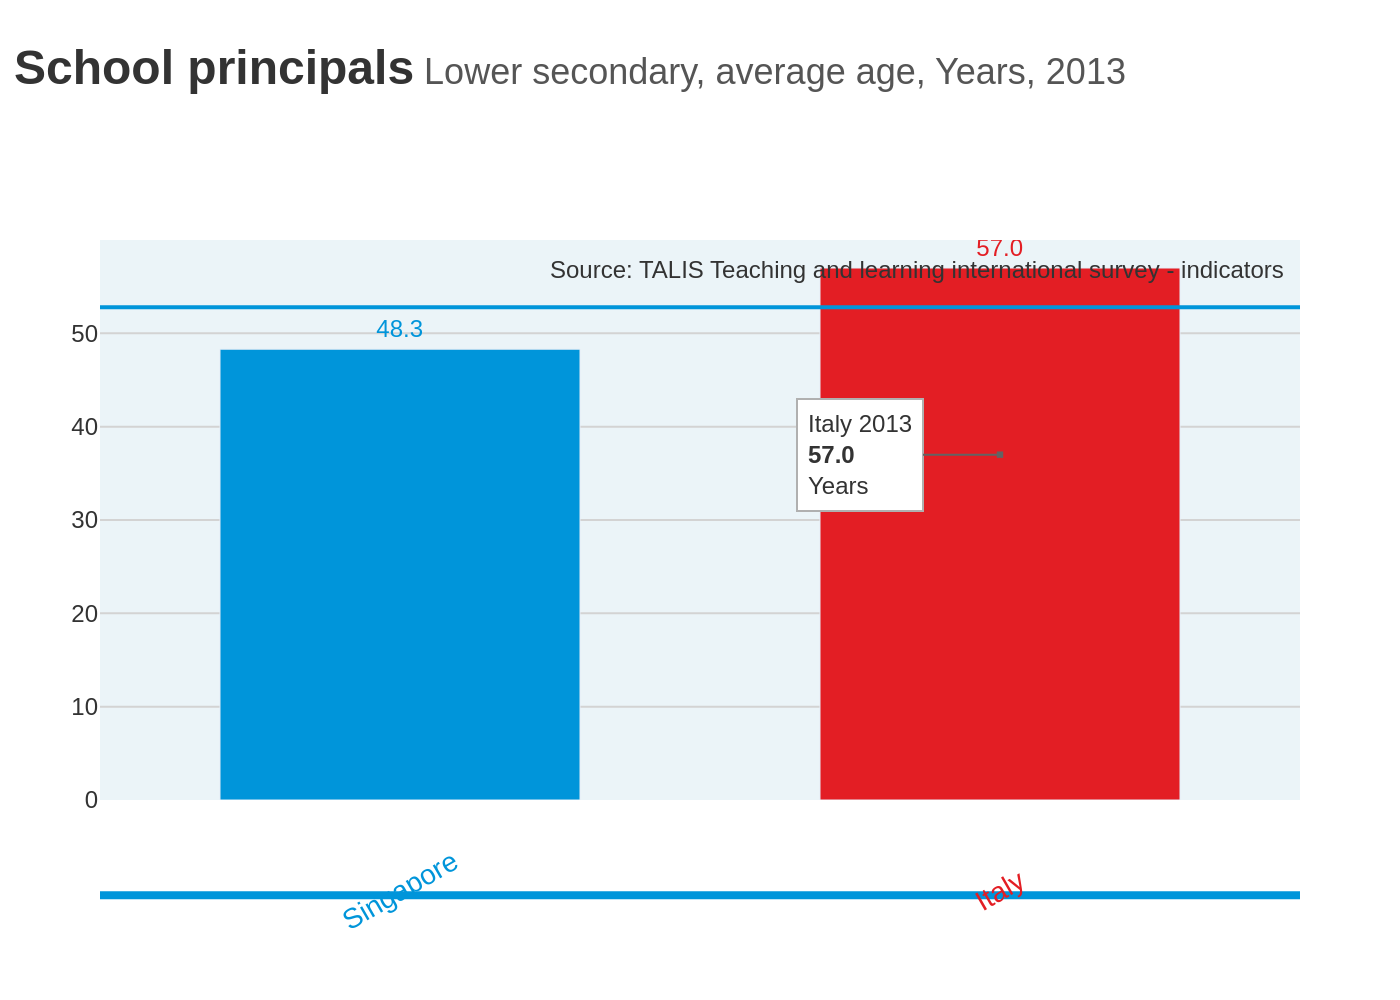

The script that drew this image:
import sys
import json
import os
import plotly.graph_objects as go

if len(sys.argv) != 2:
    print("Usage: python script.py <path_to_json_file>")
    sys.exit(1)

json_file_path = sys.argv[1]

try:
    with open(json_file_path, 'r', encoding='utf-8') as f:
        config = json.load(f)
except FileNotFoundError:
    print(f"Error: File not found at {json_file_path}")
    sys.exit(1)
except json.JSONDecodeError:
    print(f"Error: Invalid JSON format in {json_file_path}")
    sys.exit(1)

chart_data = config['chart_data']
texts = config['texts']
colors = config['colors']
annotations_data = config.get('annotations', [])

x_values = [d['category'] for d in chart_data]
y_values = [d['value'] for d in chart_data]

fig = go.Figure()

fig.add_trace(go.Bar(
    x=x_values,
    y=y_values,
    marker_color=colors,
    text=[f'{val:.1f}' for val in y_values],
    textposition='outside',
    textfont=dict(family="Arial", size=12, color=colors),
    hoverinfo='none',
    width=0.6
))

title_text = f"<b>{texts['title']}</b><span style='font-size: 18px; color: #555555;'> {texts['subtitle']}</span>"

fig.update_layout(
    title=dict(
        text=title_text,
        y=0.95,
        x=0.01,
        xanchor='left',
        yanchor='top',
        font=dict(size=24)
    ),
    xaxis=dict(
        showgrid=False,
        showline=False,
        showticklabels=False,
        zeroline=False
    ),
    yaxis=dict(
        showgrid=True,
        gridcolor='#D3D3D3',
        zeroline=False,
        range=[0, 60],
        tickvals=[0, 10, 20, 30, 40, 50]
    ),
    plot_bgcolor='#EBF4F8',
    paper_bgcolor='white',
    font=dict(family="Arial", size=12, color='#333333'),
    showlegend=False,
    margin=dict(l=50, r=50, t=120, b=100)
)

fig.add_annotation(
    text=texts['source'],
    align='right',
    showarrow=False,
    xref='paper', yref='paper',
    x=0.99, y=0.98,
    xanchor='right', yanchor='top'
)

for i, category in enumerate(x_values):
    fig.add_annotation(
        x=category,
        y=0,
        text=category,
        showarrow=False,
        yshift=-45,
        textangle=-30,
        font=dict(color=colors[i], size=14)
    )

for ann in annotations_data:
    fig.add_annotation(
        x=ann['x'],
        y=ann['y'],
        text=ann['text'],
        showarrow=True,
        arrowhead=7,
        arrowsize=0.8,
        arrowwidth=1,
        arrowcolor='#636363',
        ax=-70,
        ay=0,
        align=ann.get('align', 'center'),
        bgcolor='white',
        bordercolor='#B0B0B0',
        borderwidth=1,
        borderpad=5
    )

fig.add_shape(
    type="line",
    xref="paper", yref="paper",
    x0=0, y0=0.88, x1=1, y1=0.88,
    line=dict(color="#0095DA", width=2)
)

fig.add_shape(
    type="line",
    xref="paper", yref="paper",
    x0=0, y0=-0.17, x1=1, y1=-0.17,
    line=dict(color="#0095DA", width=4)
)

base_filename = os.path.splitext(os.path.basename(json_file_path))[0]
output_filename = f"{base_filename}.png"

fig.write_image(output_filename, scale=2)

print(f"Chart saved to {output_filename}")
